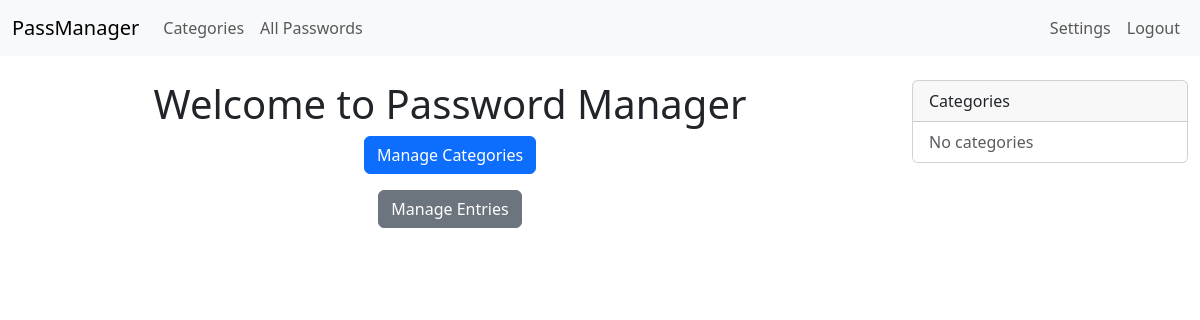
The page /home/ (signed in) on the database as committed earlier.
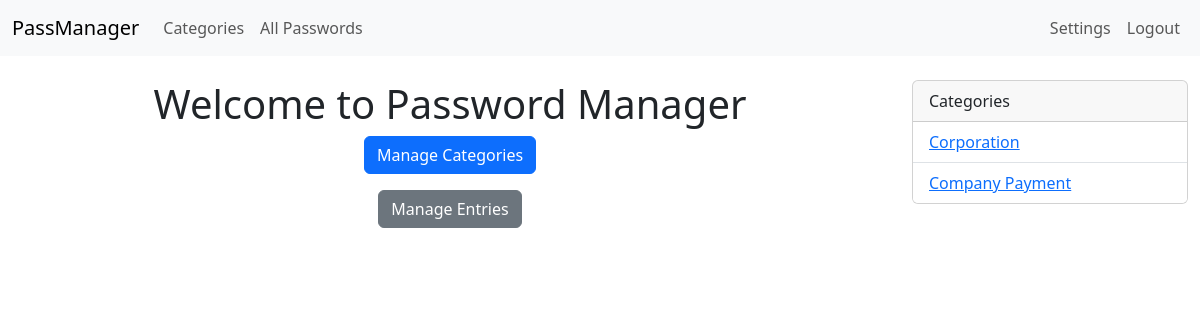
The same page on the database as committed later.
### web/models.py (models this page shows, shortened)
class Category(models.Model):
    name = models.CharField(max_length=100)

### web/views.py (the view)
    def wrapper(request, *args, **kwargs):
        if not request.session.get('is_master_authenticated'):
            return redirect('login')
        return view_func(request, *args, **kwargs)

### web/context_processors.py (called while the page is built)
def all_categories(request):
    return {'categories': Category.objects.all()}

### web/views.py (called while the page is built)
@csrf_exempt
def master_required(view_func):
    def wrapper(request, *args, **kwargs):
        if not request.session.get('is_master_authenticated'):
            return redirect('login')
        return view_func(request, *args, **kwargs)
    return wrapper

@csrf_exempt
@master_required
def index(request):
    return render(request, 'web/index.html')

### web/templates/web/index.html
{% extends 'web/base.html' %}
{% block content %}
<div class="text-center">
  <h1>Welcome to Password Manager</h1>
  <p><a href="{% url 'category_list' %}" class="btn btn-primary">Manage Categories</a></p>
  <p><a href="{% url 'entry_list' %}" class="btn btn-secondary">Manage Entries</a></p>
</div>
{% endblock %}

### web/templates/web/base.html (shortened to what this page needs)
<!DOCTYPE html>
<html lang="en">
<head>
  <link href="https://cdn.jsdelivr.net/npm/bootstrap@5.3.6/dist/css/bootstrap.min.css" rel="stylesheet">
</head>
<body>
  <nav class="navbar navbar-expand-lg navbar-light bg-light mb-4">
    <div class="container-fluid">
      <a class="navbar-brand" href="{% url 'entry_list' %}">PassManager</a>
      <div class="collapse navbar-collapse" id="navbarMain">
        <ul class="navbar-nav me-auto mb-2 mb-lg-0">
          <li class="nav-item"><a class="nav-link" href="{% url 'category_list' %}">Categories</a></li>
          <li class="nav-item"><a class="nav-link" href="{% url 'entry_list' %}">All Passwords</a></li>
        </ul>
        <ul class="navbar-nav ms-auto">
          <li class="nav-item"><a class="nav-link" href="{% url 'change_password' %}">Settings</a></li>
          <li class="nav-item"><a class="nav-link" href="{% url 'logout' %}">Logout</a></li>
        </ul>
      </div>
    </div>
  </nav>
  <div class="container-fluid">
    <div class="row">
      <main class="col-md-9">
        {% block content %}{% endblock %}
      </main>
      <aside class="col-md-3">
        <div class="card mb-4">
          <div class="card-header">Categories</div>
          <ul class="list-group list-group-flush">
            {% for cat in categories %}
              <li class="list-group-item">
                <a href="{% url 'entry_list' %}?category={{ cat.id }}">{{ cat.name }}</a>
              </li>
            {% empty %}
              <li class="list-group-item text-muted">No categories</li>
            {% endfor %}
          </ul>
        </div>
      </aside>
    </div>
  </div>
</body>
</html>

Rows that differ between the two databases and show on the page:
added Category: name "Corporation"
added Category: name "Company Payment"
Other text that changed with them:
text no longer shown: "No categories"
